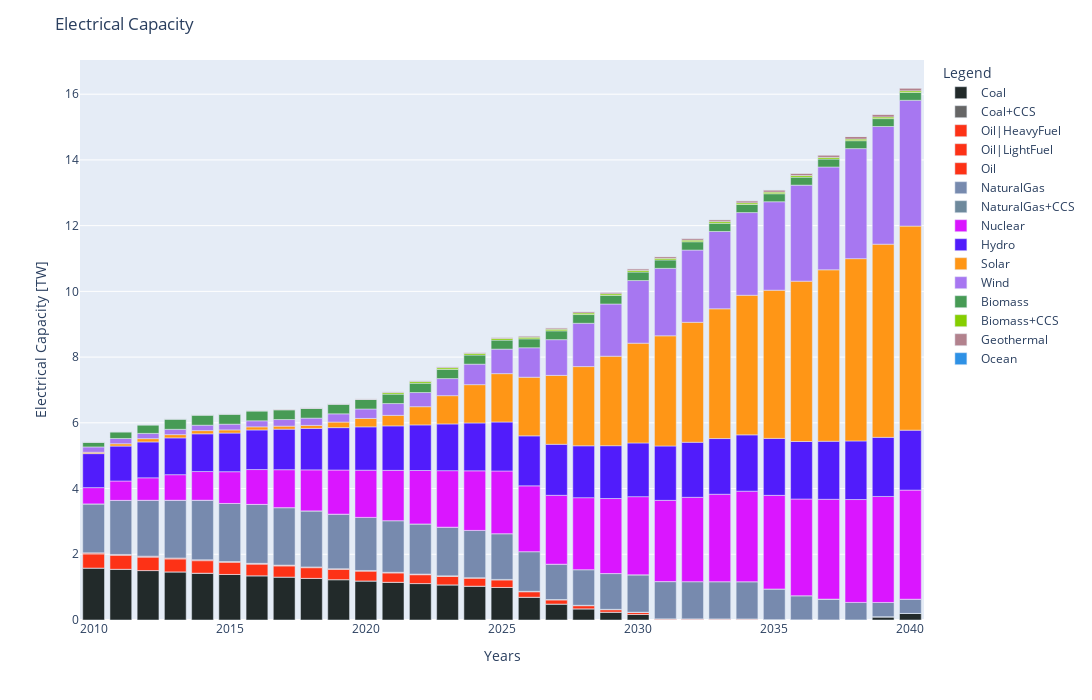

Source (notebook cell):
### Code cell
## TotalCapacityAnnual - Electrical Capacity
### option 1
#CapacityElc[0].plot.area()

### option 2
CapacityElc=CapacityElc.iloc[:-10,:]

CapacityElc.rename(columns = {'OC':'Ocean', 'GO':'Geothermal', 'BM':'Biomass', 'BMCS':'Biomass+CCS', 'WD':'Wind', 'SO':'Solar', 'HY':'Hydro', 'NU':'Nuclear', 'NG':'NaturalGas','NGCS':'NaturalGas+CCS', 'HF':'Oil|HeavyFuel', 'LF':'Oil|LightFuel', 'OI':'Oil', 'CO':'Coal', 'COCS':'Coal+CCS'}, inplace = True)
CapacityElc=CapacityElc.loc[:,['Coal','Coal+CCS','Oil|HeavyFuel','Oil|LightFuel','Oil','NaturalGas','NaturalGas+CCS','Nuclear','Hydro','Solar','Wind','Biomass','Biomass+CCS','Geothermal','Ocean']]
fig2 = px.bar(CapacityElc, x=CapacityElc.index, y=CapacityElc.columns, color_discrete_sequence=[px.colors.qualitative.Dark24[5],px.colors.qualitative.Dark2[7],px.colors.qualitative.Light24[0],px.colors.qualitative.Light24[0],px.colors.qualitative.Light24[0],px.colors.qualitative.Dark24[15],
                                                                                                px.colors.qualitative.Light24[12],px.colors.qualitative.Dark24[4],px.colors.qualitative.Dark24[9],px.colors.qualitative.Light24[7],px.colors.qualitative.Dark24[17],px.colors.qualitative.Light24[8],
                                                                                                px.colors.qualitative.Light24[19],px.colors.qualitative.Dark24[13],px.colors.qualitative.Dark24[0]], height=700, width=1400)
fig2.update_layout(
    title="Electrical Capacity",
    xaxis_title="Years",
    yaxis_title="Electrical Capacity [TW]",
    legend_title="Legend")
fig2.update_traces(hovertemplate='Year: %{x} <br>Capacity|Electricity: %{y}')
fig2.show()


#myPath_png = Path(f'{folder}', 'img', 'CapacityElc.png')
#fig.write_image(myPath_png)

### Figure 1 — Plotly figure (JSON) as saved in the notebook; plotly's stock layout.template omitted (floating-point values rounded to 4 significant figures)
{"data": [{"alignmentgroup": "True", "hovertemplate": "Year: %{x} <br>Capacity|Electricity: %{y}", "legendgroup": "Coal", "marker": {"color": "#222A2A", "pattern": {"shape": ""}}, "name": "Coal", "offsetgroup": "Coal", "orientation": "v", "showlegend": true, "textposition": "auto", "type": "bar", "x": [2010, 2011, 2012, 2013, 2014, 2015, 2016, 2017, 2018, 2019, 2020, 2021, 2022, 2023, 2024, 2025, 2026, 2027, 2028, 2029, 2030, 2031, 2032, 2033, 2034, 2035, 2036, 2037, 2038, 2039, 2040], "xaxis": "x", "y": [1.581, 1.544, 1.504, 1.465, 1.425, 1.386, 1.346, 1.307, 1.267, 1.228, 1.188, 1.149, 1.109, 1.07, 1.03, 0.9905, 0.6936, 0.4858, 0.3404, 0.2385, 0.1673, 0, 0, 0, 0, 0, 0, 0, 0, 0.1, 0.2], "yaxis": "y"}, {"alignmentgroup": "True", "hovertemplate": "Year: %{x} <br>Capacity|Electricity: %{y}", "legendgroup": "Coal+CCS", "marker": {"color": "rgb(102,102,102)", "pattern": {"shape": ""}}, "name": "Coal+CCS", "offsetgroup": "Coal+CCS", "orientation": "v", "showlegend": true, "textposition": "auto", "type": "bar", "x": [2010, 2011, 2012, 2013, 2014, 2015, 2016, 2017, 2018, 2019, 2020, 2021, 2022, 2023, 2024, 2025, 2026, 2027, 2028, 2029, 2030, 2031, 2032, 2033, 2034, 2035, 2036, 2037, 2038, 2039, 2040], "xaxis": "x", "y": [0, 0, 0, 0, 0, 0, 0, 0, 0, 0, 0, 0, 0, 0, 0, 0, 0, 0, 0, 0, 0, 0, 0, 0, 0, 0, 0, 0, 0, 0, 0], "yaxis": "y"}, {"alignmentgroup": "True", "hovertemplate": "Year: %{x} <br>Capacity|Electricity: %{y}", "legendgroup": "Oil|HeavyFuel", "marker": {"color": "#FD3216", "pattern": {"shape": ""}}, "name": "Oil|HeavyFuel", "offsetgroup": "Oil|HeavyFuel", "orientation": "v", "showlegend": true, "textposition": "auto", "type": "bar", "x": [2010, 2011, 2012, 2013, 2014, 2015, 2016, 2017, 2018, 2019, 2020, 2021, 2022, 2023, 2024, 2025, 2026, 2027, 2028, 2029, 2030, 2031, 2032, 2033, 2034, 2035, 2036, 2037, 2038, 2039, 2040], "xaxis": "x", "y": [0.4292, 0.4194, 0.4075, 0.3937, 0.3799, 0.366, 0.3522, 0.3385, 0.3246, 0.3108, 0.297, 0.2832, 0.2693, 0.2555, 0.2418, 0.2279, 0.1655, 0.1237, 0.0944, 0.0739, 0.0595, 0.026, 0.026, 0.026, 0.026, 0.005999, 0.001871, 0, 0, 0, 0], "yaxis": "y"}, {"alignmentgroup": "True", "hovertemplate": "Year: %{x} <br>Capacity|Electricity: %{y}", "legendgroup": "Oil|LightFuel", "marker": {"color": "#FD3216", "pattern": {"shape": ""}}, "name": "Oil|LightFuel", "offsetgroup": "Oil|LightFuel", "orientation": "v", "showlegend": true, "textposition": "auto", "type": "bar", "x": [2010, 2011, 2012, 2013, 2014, 2015, 2016, 2017, 2018, 2019, 2020, 2021, 2022, 2023, 2024, 2025, 2026, 2027, 2028, 2029, 2030, 2031, 2032, 2033, 2034, 2035, 2036, 2037, 2038, 2039, 2040], "xaxis": "x", "y": [0.0326, 0.0315, 0.0304, 0.0293, 0.0282, 0.0272, 0.0261, 0.025, 0.0239, 0.0228, 0.0217, 0.0206, 0.0196, 0.0185, 0.0174, 0.0163, 0.0152, 0.0141, 0.013, 0.0119, 0.0109, 0.0098, 0.0087, 0.0076, 0.0065, 0.0054, 0.0043, 0.0033, 0.0022, 0.0011, 0], "yaxis": "y"}, {"alignmentgroup": "True", "hovertemplate": "Year: %{x} <br>Capacity|Electricity: %{y}", "legendgroup": "Oil", "marker": {"color": "#FD3216", "pattern": {"shape": ""}}, "name": "Oil", "offsetgroup": "Oil", "orientation": "v", "showlegend": true, "textposition": "auto", "type": "bar", "x": [2010, 2011, 2012, 2013, 2014, 2015, 2016, 2017, 2018, 2019, 2020, 2021, 2022, 2023, 2024, 2025, 2026, 2027, 2028, 2029, 2030, 2031, 2032, 2033, 2034, 2035, 2036, 2037, 2038, 2039, 2040], "xaxis": "x", "y": [0, 0, 0, 0, 0, 0, 0, 0, 0, 0, 0, 0, 0, 0, 0, 0, 0, 0, 0, 0, 0, 0, 0, 0, 0, 0, 0, 0, 0, 0, 0], "yaxis": "y"}, {"alignmentgroup": "True", "hovertemplate": "Year: %{x} <br>Capacity|Electricity: %{y}", "legendgroup": "NaturalGas", "marker": {"color": "#778AAE", "pattern": {"shape": ""}}, "name": "NaturalGas", "offsetgroup": "NaturalGas", "orientation": "v", "showlegend": true, "textposition": "auto", "type": "bar", "x": [2010, 2011, 2012, 2013, 2014, 2015, 2016, 2017, 2018, 2019, 2020, 2021, 2022, 2023, 2024, 2025, 2026, 2027, 2028, 2029, 2030, 2031, 2032, 2033, 2034, 2035, 2036, 2037, 2038, 2039, 2040], "xaxis": "x", "y": [1.49, 1.646, 1.701, 1.756, 1.812, 1.767, 1.794, 1.749, 1.705, 1.66, 1.616, 1.571, 1.526, 1.482, 1.437, 1.393, 1.206, 1.076, 1.084, 1.089, 1.137, 1.133, 1.133, 1.133, 1.133, 0.9329, 0.7329, 0.6329, 0.5329, 0.4329, 0.4329], "yaxis": "y"}, {"alignmentgroup": "True", "hovertemplate": "Year: %{x} <br>Capacity|Electricity: %{y}", "legendgroup": "NaturalGas+CCS", "marker": {"color": "#6E899C", "pattern": {"shape": ""}}, "name": "NaturalGas+CCS", "offsetgroup": "NaturalGas+CCS", "orientation": "v", "showlegend": true, "textposition": "auto", "type": "bar", "x": [2010, 2011, 2012, 2013, 2014, 2015, 2016, 2017, 2018, 2019, 2020, 2021, 2022, 2023, 2024, 2025, 2026, 2027, 2028, 2029, 2030, 2031, 2032, 2033, 2034, 2035, 2036, 2037, 2038, 2039, 2040], "xaxis": "x", "y": [0, 0, 0, 0, 0, 0, 0, 0, 0, 0, 0, 0, 0, 0, 0, 0, 0, 0, 0, 0, 0, 0, 0, 0, 0, 0, 0, 0, 0, 0, 0], "yaxis": "y"}, {"alignmentgroup": "True", "hovertemplate": "Year: %{x} <br>Capacity|Electricity: %{y}", "legendgroup": "Nuclear", "marker": {"color": "#DA16FF", "pattern": {"shape": ""}}, "name": "Nuclear", "offsetgroup": "Nuclear", "orientation": "v", "showlegend": true, "textposition": "auto", "type": "bar", "x": [2010, 2011, 2012, 2013, 2014, 2015, 2016, 2017, 2018, 2019, 2020, 2021, 2022, 2023, 2024, 2025, 2026, 2027, 2028, 2029, 2030, 2031, 2032, 2033, 2034, 2035, 2036, 2037, 2038, 2039, 2040], "xaxis": "x", "y": [0.4953, 0.5894, 0.6836, 0.7777, 0.8718, 0.966, 1.06, 1.154, 1.248, 1.343, 1.437, 1.531, 1.625, 1.719, 1.813, 1.907, 2.001, 2.096, 2.19, 2.284, 2.378, 2.472, 2.566, 2.66, 2.755, 2.849, 2.943, 3.037, 3.131, 3.225, 3.319], "yaxis": "y"}, {"alignmentgroup": "True", "hovertemplate": "Year: %{x} <br>Capacity|Electricity: %{y}", "legendgroup": "Hydro", "marker": {"color": "#511CFB", "pattern": {"shape": ""}}, "name": "Hydro", "offsetgroup": "Hydro", "orientation": "v", "showlegend": true, "textposition": "auto", "type": "bar", "x": [2010, 2011, 2012, 2013, 2014, 2015, 2016, 2017, 2018, 2019, 2020, 2021, 2022, 2023, 2024, 2025, 2026, 2027, 2028, 2029, 2030, 2031, 2032, 2033, 2034, 2035, 2036, 2037, 2038, 2039, 2040], "xaxis": "x", "y": [1.035, 1.063, 1.092, 1.12, 1.148, 1.177, 1.205, 1.233, 1.262, 1.29, 1.319, 1.353, 1.387, 1.422, 1.456, 1.49, 1.521, 1.552, 1.579, 1.607, 1.635, 1.655, 1.675, 1.694, 1.714, 1.734, 1.75, 1.766, 1.782, 1.798, 1.824], "yaxis": "y"}, {"alignmentgroup": "True", "hovertemplate": "Year: %{x} <br>Capacity|Electricity: %{y}", "legendgroup": "Solar", "marker": {"color": "#FF9616", "pattern": {"shape": ""}}, "name": "Solar", "offsetgroup": "Solar", "orientation": "v", "showlegend": true, "textposition": "auto", "type": "bar", "x": [2010, 2011, 2012, 2013, 2014, 2015, 2016, 2017, 2018, 2019, 2020, 2021, 2022, 2023, 2024, 2025, 2026, 2027, 2028, 2029, 2030, 2031, 2032, 2033, 2034, 2035, 2036, 2037, 2038, 2039, 2040], "xaxis": "x", "y": [0.0406, 0.0706, 0.1005, 0.0989, 0.0973, 0.0957, 0.094, 0.0924, 0.0908, 0.1692, 0.2559, 0.3201, 0.5545, 0.8603, 1.166, 1.472, 1.785, 2.098, 2.41, 2.723, 3.036, 3.352, 3.651, 3.949, 4.247, 4.509, 4.879, 5.217, 5.548, 5.879, 6.209], "yaxis": "y"}, {"alignmentgroup": "True", "hovertemplate": "Year: %{x} <br>Capacity|Electricity: %{y}", "legendgroup": "Wind", "marker": {"color": "#A777F1", "pattern": {"shape": ""}}, "name": "Wind", "offsetgroup": "Wind", "orientation": "v", "showlegend": true, "textposition": "auto", "type": "bar", "x": [2010, 2011, 2012, 2013, 2014, 2015, 2016, 2017, 2018, 2019, 2020, 2021, 2022, 2023, 2024, 2025, 2026, 2027, 2028, 2029, 2030, 2031, 2032, 2033, 2034, 2035, 2036, 2037, 2038, 2039, 2040], "xaxis": "x", "y": [0.1625, 0.1603, 0.1593, 0.1616, 0.1652, 0.1741, 0.1841, 0.2008, 0.2219, 0.2508, 0.2875, 0.3595, 0.431, 0.5197, 0.6233, 0.7458, 0.8964, 1.087, 1.318, 1.589, 1.906, 2.053, 2.198, 2.353, 2.517, 2.692, 2.922, 3.129, 3.348, 3.581, 3.828], "yaxis": "y"}, {"alignmentgroup": "True", "hovertemplate": "Year: %{x} <br>Capacity|Electricity: %{y}", "legendgroup": "Biomass", "marker": {"color": "#479B55", "pattern": {"shape": ""}}, "name": "Biomass", "offsetgroup": "Biomass", "orientation": "v", "showlegend": true, "textposition": "auto", "type": "bar", "x": [2010, 2011, 2012, 2013, 2014, 2015, 2016, 2017, 2018, 2019, 2020, 2021, 2022, 2023, 2024, 2025, 2026, 2027, 2028, 2029, 2030, 2031, 2032, 2033, 2034, 2035, 2036, 2037, 2038, 2039, 2040], "xaxis": "x", "y": [0.1463, 0.2032, 0.2601, 0.3123, 0.3091, 0.3061, 0.303, 0.2998, 0.2968, 0.2937, 0.2906, 0.2874, 0.2844, 0.2813, 0.2781, 0.2751, 0.272, 0.2688, 0.2657, 0.2627, 0.2596, 0.2564, 0.2534, 0.2503, 0.2471, 0.244, 0.2431, 0.2421, 0.2411, 0.2402, 0.2392], "yaxis": "y"}, {"alignmentgroup": "True", "hovertemplate": "Year: %{x} <br>Capacity|Electricity: %{y}", "legendgroup": "Biomass+CCS", "marker": {"color": "#86CE00", "pattern": {"shape": ""}}, "name": "Biomass+CCS", "offsetgroup": "Biomass+CCS", "orientation": "v", "showlegend": true, "textposition": "auto", "type": "bar", "x": [2010, 2011, 2012, 2013, 2014, 2015, 2016, 2017, 2018, 2019, 2020, 2021, 2022, 2023, 2024, 2025, 2026, 2027, 2028, 2029, 2030, 2031, 2032, 2033, 2034, 2035, 2036, 2037, 2038, 2039, 2040], "xaxis": "x", "y": [0, 0, 0, 0, 0, 0, 0, 0, 0, 0, 0, 0.0459, 0.04932, 0.04932, 0.04932, 0.04932, 0.04932, 0.04932, 0.04932, 0.04932, 0.04932, 0.04932, 0.04932, 0.04932, 0.04932, 0.04932, 0.04932, 0.04932, 0.04932, 0.04932, 0.04932], "yaxis": "y"}, {"alignmentgroup": "True", "hovertemplate": "Year: %{x} <br>Capacity|Electricity: %{y}", "legendgroup": "Geothermal", "marker": {"color": "#B2828D", "pattern": {"shape": ""}}, "name": "Geothermal", "offsetgroup": "Geothermal", "orientation": "v", "showlegend": true, "textposition": "auto", "type": "bar", "x": [2010, 2011, 2012, 2013, 2014, 2015, 2016, 2017, 2018, 2019, 2020, 2021, 2022, 2023, 2024, 2025, 2026, 2027, 2028, 2029, 2030, 2031, 2032, 2033, 2034, 2035, 2036, 2037, 2038, 2039, 2040], "xaxis": "x", "y": [0.0123, 0.0133, 0.0144, 0.0154, 0.0165, 0.0175, 0.0185, 0.0196, 0.0206, 0.0216, 0.0227, 0.0254, 0.0282, 0.0309, 0.0337, 0.0364, 0.0392, 0.042, 0.0448, 0.0476, 0.0504, 0.0536, 0.0568, 0.0601, 0.0633, 0.0665, 0.0704, 0.0743, 0.0782, 0.0821, 0.086], "yaxis": "y"}, {"alignmentgroup": "True", "hovertemplate": "Year: %{x} <br>Capacity|Electricity: %{y}", "legendgroup": "Ocean", "marker": {"color": "#2E91E5", "pattern": {"shape": ""}}, "name": "Ocean", "offsetgroup": "Ocean", "orientation": "v", "showlegend": true, "textposition": "auto", "type": "bar", "x": [2010, 2011, 2012, 2013, 2014, 2015, 2016, 2017, 2018, 2019, 2020, 2021, 2022, 2023, 2024, 2025, 2026, 2027, 2028, 2029, 2030, 2031, 2032, 2033, 2034, 2035, 2036, 2037, 2038, 2039, 2040], "xaxis": "x", "y": [0, 0, 0, 0, 0, 0, 0, 0, 0, 0, 0, 0, 0, 0, 0, 0, 0, 0, 0, 0, 0, 0, 0, 0, 0, 0, 0, 0, 0, 0, 0], "yaxis": "y"}], "layout": {"barmode": "relative", "height": 700, "legend": {"title": {"text": "Legend"}, "tracegroupgap": 0}, "margin": {"t": 60}, "title": {"text": "Electrical Capacity"}, "width": 1400, "xaxis": {"anchor": "y", "domain": [0, 1], "title": {"text": "Years"}}, "yaxis": {"anchor": "x", "domain": [0, 1], "title": {"text": "Electrical Capacity [TW]"}}}}
